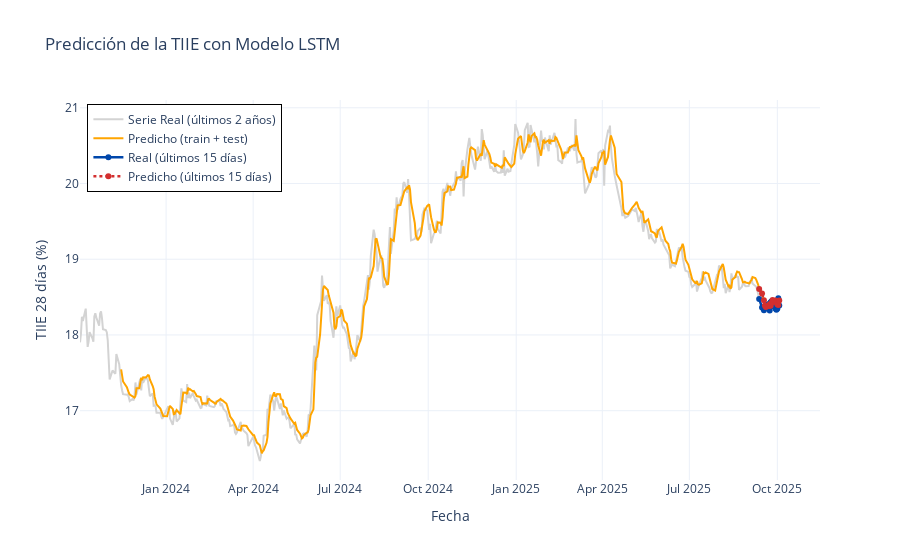

The cell this chart's notebook holds for it:
### Code cell
y_pred_scaled = model.predict(X_test)
y_pred = scaler.inverse_transform(y_pred_scaled)
y_test_real = scaler.inverse_transform(y_test.reshape(-1, 1))

df_pred = pd.DataFrame({
    'Real': y_test_real.flatten(), 
    'Predicho': y_pred.flatten()
}, index=fechas_test)

# Empezamos a preparar datos para la gráfica 
X_reshaped = X.reshape((X.shape[0], X.shape[1], 1))
y_pred_all = model.predict(X_reshaped)

y_pred_all_rescaled = scaler.inverse_transform(y_pred_all)
y_all_rescaled = scaler.inverse_transform(y.reshape(-1, 1))

fechas_all = df_2y.index[window_size:]

# Crear el DataFrame con todas las predicciones
df_pred_all = pd.DataFrame({
    "Real": y_all_rescaled.flatten(),
    "Predicho": y_pred_all_rescaled.flatten()
}, index=fechas_all)

# Gráfica con Plotly
fig = go.Figure()

# Serie de 2 años real (la base gris)
fig.add_trace(go.Scatter(x=df_2y.index, y=df_2y["dato"],
                         mode="lines",
                         name="Serie Real (últimos 2 años)",
                         line=dict(color="lightgray")))

# Predicciones de todo el modelo (la línea naranja)
fig.add_trace(go.Scatter(x=df_pred_all.index, y=df_pred_all["Predicho"],
                         mode="lines",
                         name="Predicho (train + test)",
                         line=dict(color="orange")))

# Últimos 15 días - reales (línea azul con puntos)
fig.add_trace(go.Scatter(x=df_pred.index, y=df_pred["Real"],
                         mode="lines+markers",
                         name="Real (últimos 15 días)",
                         line=dict(color="#0047AB", width=2.5), # Azul cobalto
                         marker=dict(size=6)))

# Últimos 15 días - predichos (línea roja punteada)
fig.add_trace(go.Scatter(x=df_pred.index, y=df_pred["Predicho"],
                         mode="lines+markers",
                         name="Predicho (últimos 15 días)",
                         line=dict(color="#D32F2F", dash="dot", width=2.5), # Rojo fuerte
                         marker=dict(size=6)))

fig.update_layout(
    title="Predicción de la TIIE con Modelo LSTM",
    xaxis_title="Fecha",
    yaxis_title="TIIE 28 días (%)",
    legend=dict(x=0.01, y=0.99, bordercolor="black", borderwidth=1),
    template="plotly_white" # Un template limpio
)

fig.show()

### Figure 1 — Plotly figure (JSON) as saved in the notebook; plotly's stock layout.template omitted (floating-point values rounded to 4 significant figures; data arrays with more than 128 entries replaced by an {"elided": "..."} marker saying what was removed)
{"data": [{"line": {"color": "lightgray"}, "mode": "lines", "name": "Serie Real (últimos 2 años)", "type": "scatter", "x": {"elided": "502 str values"}, "y": {"elided": "502 float values"}}, {"line": {"color": "orange"}, "mode": "lines", "name": "Predicho (train + test)", "type": "scatter", "x": {"elided": "472 str values"}, "y": {"elided": "472 float values"}}, {"line": {"color": "#0047AB", "width": 2.5}, "marker": {"size": 6}, "mode": "lines+markers", "name": "Real (últimos 15 días)", "type": "scatter", "x": ["2025-09-12T00:00:00.000000000", "2025-09-15T00:00:00.000000000", "2025-09-17T00:00:00.000000000", "2025-09-18T00:00:00.000000000", "2025-09-19T00:00:00.000000000", "2025-09-22T00:00:00.000000000", "2025-09-23T00:00:00.000000000", "2025-09-24T00:00:00.000000000", "2025-09-25T00:00:00.000000000", "2025-09-26T00:00:00.000000000", "2025-09-29T00:00:00.000000000", "2025-09-30T00:00:00.000000000", "2025-10-01T00:00:00.000000000", "2025-10-02T00:00:00.000000000", "2025-10-03T00:00:00.000000000"], "y": [18.48, 18.36, 18.33, 18.36, 18.39, 18.41, 18.32, 18.43, 18.45, 18.38, 18.35, 18.33, 18.35, 18.48, 18.39]}, {"line": {"color": "#D32F2F", "dash": "dot", "width": 2.5}, "marker": {"size": 6}, "mode": "lines+markers", "name": "Predicho (últimos 15 días)", "type": "scatter", "x": ["2025-09-12T00:00:00.000000000", "2025-09-15T00:00:00.000000000", "2025-09-17T00:00:00.000000000", "2025-09-18T00:00:00.000000000", "2025-09-19T00:00:00.000000000", "2025-09-22T00:00:00.000000000", "2025-09-23T00:00:00.000000000", "2025-09-24T00:00:00.000000000", "2025-09-25T00:00:00.000000000", "2025-09-26T00:00:00.000000000", "2025-09-29T00:00:00.000000000", "2025-09-30T00:00:00.000000000", "2025-10-01T00:00:00.000000000", "2025-10-02T00:00:00.000000000", "2025-10-03T00:00:00.000000000"], "y": [18.61, 18.55, 18.46, 18.39, 18.37, 18.38, 18.41, 18.39, 18.43, 18.46, 18.45, 18.43, 18.41, 18.39, 18.45]}], "layout": {"legend": {"bordercolor": "black", "borderwidth": 1, "x": 0.01, "y": 0.99}, "title": {"text": "Predicción de la TIIE con Modelo LSTM"}, "xaxis": {"title": {"text": "Fecha"}}, "yaxis": {"title": {"text": "TIIE 28 días (%)"}}}}
